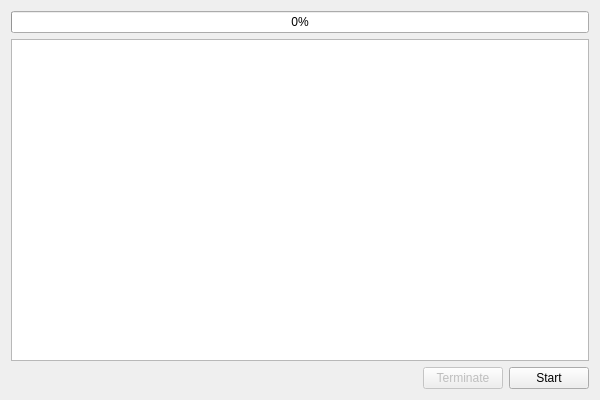
<?xml version="1.0" encoding="UTF-8"?>
<ui version="4.0">
 <class>Form</class>
 <widget class="QWidget" name="Form">
  <property name="geometry">
   <rect>
    <x>0</x>
    <y>0</y>
    <width>600</width>
    <height>400</height>
   </rect>
  </property>
  <property name="windowTitle">
   <string>Form</string>
  </property>
  <layout class="QVBoxLayout" name="verticalLayout">
   <item>
    <widget class="QProgressBar" name="progressBar">
     <property name="maximum">
      <number>100</number>
     </property>
     <property name="value">
      <number>0</number>
     </property>
     <property name="textVisible">
      <bool>true</bool>
     </property>
    </widget>
   </item>
   <item>
    <widget class="QPlainTextEdit" name="consoleEdit"/>
   </item>
   <item>
    <layout class="QHBoxLayout" name="horizontalLayout">
     <item>
      <spacer name="horizontalSpacer">
       <property name="orientation">
        <enum>Qt::Horizontal</enum>
       </property>
       <property name="sizeHint" stdset="0">
        <size>
         <width>40</width>
         <height>20</height>
        </size>
       </property>
      </spacer>
     </item>
     <item>
      <widget class="QPushButton" name="terminateButton">
       <property name="enabled">
        <bool>false</bool>
       </property>
       <property name="text">
        <string>Terminate</string>
       </property>
      </widget>
     </item>
     <item>
      <widget class="QPushButton" name="startButton">
       <property name="text">
        <string>Start</string>
       </property>
      </widget>
     </item>
    </layout>
   </item>
  </layout>
 </widget>
 <resources/>
 <connections/>
</ui>
